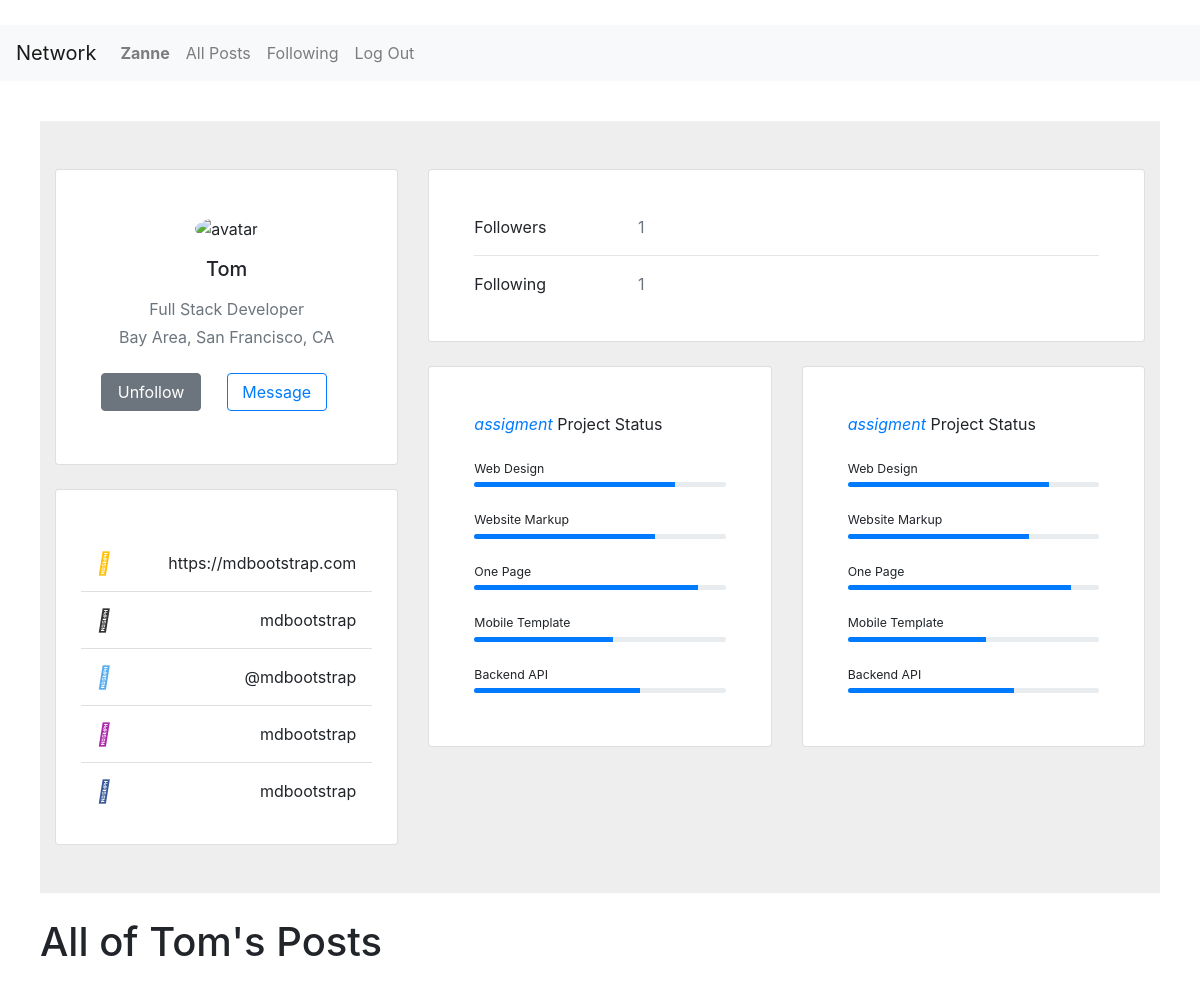
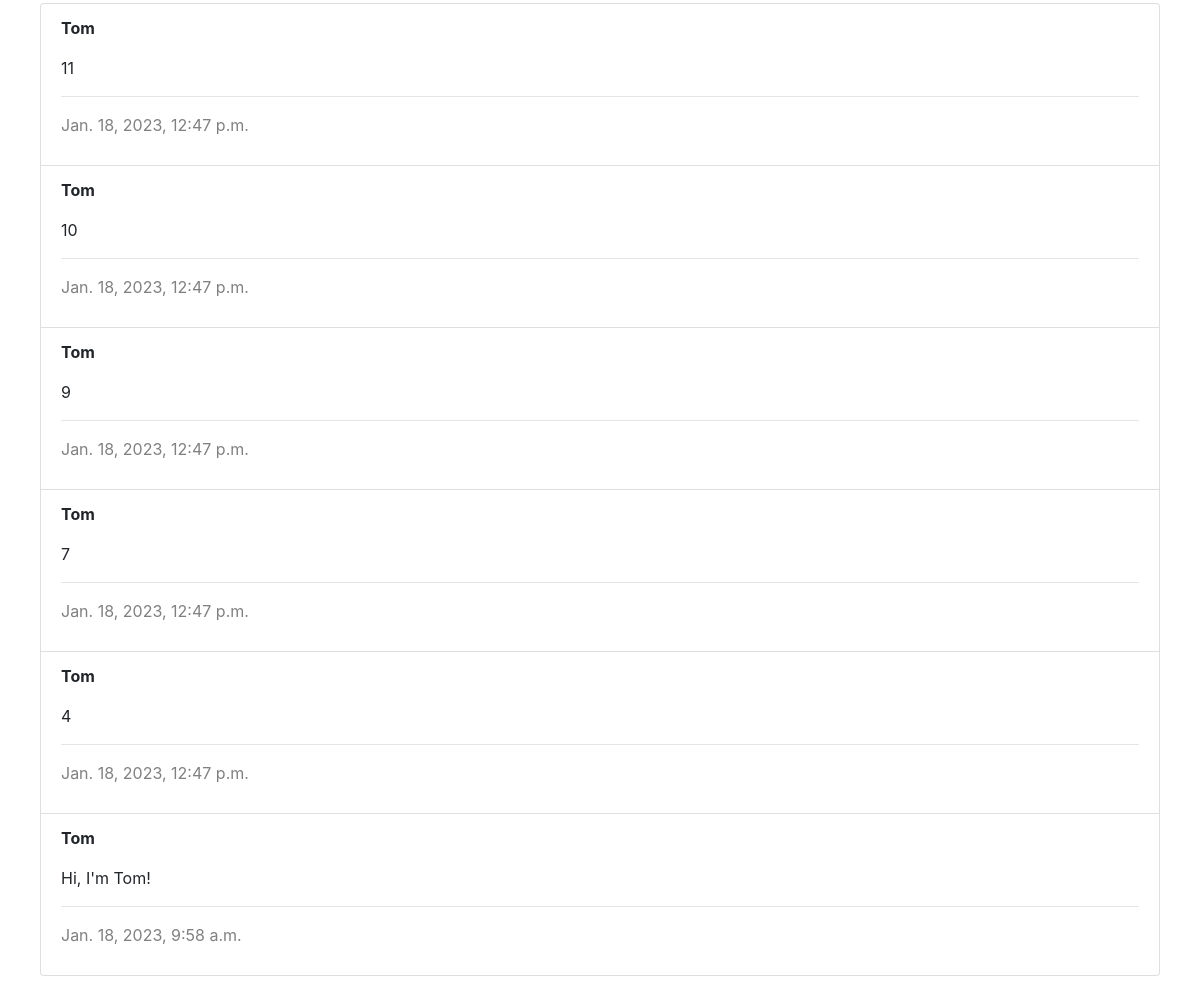
The app's page /profile/1 (signed in) with its own data (2 pictures, top to bottom).
### network/models.py (models this page shows, shortened)
class User(AbstractUser):
    pass

class Post(models.Model):
    author = models.ForeignKey(User, on_delete = models.CASCADE, related_name="author")
    created = models.DateTimeField(default = timezone.now)
    body = models.CharField(max_length = 140)

### network/views.py (the view, shortened to what this page needs)
# urls.py: path("profile/<int:user_id>", views.profile, name="profile"),
def profile(request, user_id):
    request_user = User.objects.get(pk=request.user.id)
    user = User.objects.get(pk=user_id)
    all_posts = Post.objects.filter(author = user).order_by("id").reverse()
    following = Follow.objects.filter(user_following = user)
    followers = Follow.objects.filter(user_followed = user)
    try:
        num = followers.filter(user_following=request.user)
        if len(num) != 0:
            sheep = True
        else:
            sheep = False
    except:
        sheep = False
    return render(request, "network/profile.html", {
        "user": user,
        "all_posts": all_posts,
        "following": following,
        "followers": followers,
        "sheep": sheep
    })

### network/templates/network/profile.html (shortened to what this page needs)
{% extends "network/layout.html" %}
{% block body %}
<section style="background-color: #eee;">
    <div class="container py-5">
      <div class="row">
        <div class="col-lg-4">
          <div class="card mb-4">
            <div class="card-body text-center">
              <img src="https://media.licdn.com/dms/image/D4D03AQGC16hRAnXhkA/profile-displayphoto-shrink_800_800/0/1673990510257?e=1679529600&v=beta&t=9iISj11OPAUNy-UWytREHsjRV-GEFrJtVtb21qDfh7g" alt="avatar"
                class="rounded-circle img-fluid" style="width: 150px;">
              <h5 class="my-3">{{ user.username }}</h5>
              <p class="text-muted mb-1">Full Stack Developer</p>
              <p class="text-muted mb-4">Bay Area, San Francisco, CA</p>
              <div id="hun" class="d-flex justify-content-between mb-2">
                {% if user.username != request.user.username %}
                  {% if not sheep %}
                    <form acion="{% url 'profile' user_id=user.id %}" method="post">
                      {% csrf_token %}
                      <input type="hidden" name="follow" value="F">
                      <button id="follow" type="submit" class="btn btn-primary">Follow</button>
                    </form>
                  {% else %}
                  <form action="{% url 'profile' user_id=user.id %}" method="post">
                    <button id="follow" type="submit" class="btn btn-secondary ">Unfollow</button>
                  </form>
                  {% endif %}
                {% endif %}
                <button id="follow" type="button" class="btn btn-outline-primary m-auto">Message</button>
              </div>
            </div>
          </div>
          <div class="card mb-4 mb-lg-0">
            <div class="card-body p-0">
              <ul class="list-group list-group-flush rounded-3">
                <li class="list-group-item d-flex justify-content-between align-items-center p-3">
                  <i class="fas fa-globe fa-lg text-warning"></i>
                  <p class="mb-0">https://mdbootstrap.com</p>
                </li>
                <li class="list-group-item d-flex justify-content-between align-items-center p-3">
                  <i class="fab fa-github fa-lg" style="color: #333333;"></i>
                  <p class="mb-0">mdbootstrap</p>
                </li>
                <li class="list-group-item d-flex justify-content-between align-items-center p-3">
                  <i class="fab fa-twitter fa-lg" style="color: #55acee;"></i>
                  <p class="mb-0">@mdbootstrap</p>
                </li>
                <li class="list-group-item d-flex justify-content-between align-items-center p-3">
                  <i class="fab fa-instagram fa-lg" style="color: #ac2bac;"></i>
                  <p class="mb-0">mdbootstrap</p>
                </li>
                <li class="list-group-item d-flex justify-content-between align-items-center p-3">
                  <i class="fab fa-facebook-f fa-lg" style="color: #3b5998;"></i>
                  <p class="mb-0">mdbootstrap</p>
                </li>
              </ul>
            </div>
          </div>
        </div>
        <div class="col-lg-8">
          <div class="card mb-4">
            <div class="card-body">
              <div class="row">
                <div class="col-sm-3">
                  <p class="mb-0">Followers</p>
                </div>
                <div class="col-sm-9">
                  <p class="text-muted mb-0">{{ followers.count }}</p>
                </div>
              </div>
              <hr>
              <div class="row">
                <div class="col-sm-3">
                  <p class="mb-0">Following</p>
                </div>
                <div class="col-sm-9">
                  <p class="text-muted mb-0">{{ following.count }}</p>
                </div>
              </div>
            </div>
          </div>
          <div class="row">
            <div class="col-md-6">
              <div class="card mb-4 mb-md-0">
                <div class="card-body">
                  <p class="mb-4"><span class="text-primary font-italic me-1">assigment</span> Project Status
                  </p>
                  <p class="mb-1" style="font-size: .77rem;">Web Design</p>
                  <div class="progress rounded" style="height: 5px;">
                    <div class="progress-bar" role="progressbar" style="width: 80%" aria-valuenow="80"
                      aria-valuemin="0" aria-valuemax="100"></div>
                  </div>
                  <p class="mt-4 mb-1" style="font-size: .77rem;">Website Markup</p>
                  <div class="progress rounded" style="height: 5px;">
                    <div class="progress-bar" role="progressbar" style="width: 72%" aria-valuenow="72"
                      aria-valuemin="0" aria-valuemax="100"></div>
                  </div>
                  <p class="mt-4 mb-1" style="font-size: .77rem;">One Page</p>
                  <div class="progress rounded" style="height: 5px;">
                    <div class="progress-bar" role="progressbar" style="width: 89%" aria-valuenow="89"
                      aria-valuemin="0" aria-valuemax="100"></div>
                  </div>
                  <p class="mt-4 mb-1" style="font-size: .77rem;">Mobile Template</p>
                  <div class="progress rounded" style="height: 5px;">
                    <div class="progress-bar" role="progressbar" style="width: 55%" aria-valuenow="55"
                      aria-valuemin="0" aria-valuemax="100"></div>
                  </div>
                  <p class="mt-4 mb-1" style="font-size: .77rem;">Backend API</p>
                  <div class="progress rounded mb-2" style="height: 5px;">
                    <div class="progress-bar" role="progressbar" style="width: 66%" aria-valuenow="66"
                      aria-valuemin="0" aria-valuemax="100"></div>
                  </div>
                </div>
              </div>
            </div>
            <div class="col-md-6">
              <div class="card mb-4 mb-md-0">
                <div class="card-body">
                  <p class="mb-4"><span class="text-primary font-italic me-1">assigment</span> Project Status
                  </p>
                  <p class="mb-1" style="font-size: .77rem;">Web Design</p>
                  <div class="progress rounded" style="height: 5px;">
                    <div class="progress-bar" role="progressbar" style="width: 80%" aria-valuenow="80"
                      aria-valuemin="0" aria-valuemax="100"></div>
                  </div>
                  <p class="mt-4 mb-1" style="font-size: .77rem;">Website Markup</p>
                  <div class="progress rounded" style="height: 5px;">
                    <div class="progress-bar" role="progressbar" style="width: 72%" aria-valuenow="72"
                      aria-valuemin="0" aria-valuemax="100"></div>
                  </div>
                  <p class="mt-4 mb-1" style="font-size: .77rem;">One Page</p>
                  <div class="progress rounded" style="height: 5px;">
                    <div class="progress-bar" role="progressbar" style="width: 89%" aria-valuenow="89"
                      aria-valuemin="0" aria-valuemax="100"></div>
                  </div>
                  <p class="mt-4 mb-1" style="font-size: .77rem;">Mobile Template</p>
                  <div class="progress rounded" style="height: 5px;">
                    <div class="progress-bar" role="progressbar" style="width: 55%" aria-valuenow="55"
                      aria-valuemin="0" aria-valuemax="100"></div>
                  </div>
                  <p class="mt-4 mb-1" style="font-size: .77rem;">Backend API</p>
                  <div class="progress rounded mb-2" style="height: 5px;">
                    <div class="progress-bar" role="progressbar" style="width: 66%" aria-valuenow="66"
                      aria-valuemin="0" aria-valuemax="100"></div>
                  </div>
                </div>
              </div>
            </div>
          </div>
        </div>
      </div>
    </div>
  </section>
    <h1>All of {{user.username}}'s Posts</h1>
    <div>
        <ul class="list-group">
        {% for post in all_posts %}
            <li class="list-group-item">
                <p> <b>{{ post.author }} </b></p>
                <p> {{ post.body }} </p>
                <hr>
                <p id="timestamp"> {{ post.created }} </p>
            </li>
        {% endfor %}
        </ul>
    </div>
{% endblock %}

### network/templates/network/layout.html (shortened to what this page needs)
{% load static %}
<!DOCTYPE html>
<html lang="en">
    <head>
        <link rel="stylesheet" href="https://stackpath.bootstrapcdn.com/bootstrap/4.4.1/css/bootstrap.min.css">
        <link href="{% static 'network/styles.css' %}" rel="stylesheet">
        <link rel="stylesheet" href="https://cdnjs.cloudflare.com/ajax/libs/font-awesome/4.7.0/css/font-awesome.min.css">
    </head>
    <body>
        <nav class="navbar navbar-expand-lg navbar-light bg-light">
            <a class="navbar-brand" href="{% url 'index' %}">Network</a>
            <div>
              <ul class="navbar-nav mr-auto">
                {% if user.is_authenticated %}
                    <li class="nav-item">
                        <a class="nav-link" href="{% url 'profile' user_id=request.user.id%}"><strong>{{ request.user.username }}</strong></a>
                    </li>
                {% endif %}
                <li class="nav-item">
                  <a class="nav-link" href="{% url 'index' %}">All Posts</a>
                </li>
                {% if user.is_authenticated %}
                    <li class="nav-item">
                        <a class="nav-link" href="{% url 'following' %}">Following</a>
                    </li>
                    <li class="nav-item">
                        <a class="nav-link" href="{% url 'logout' %}">Log Out</a>
                    </li>
                {% endif %}
              </ul>
            </div>
          </nav>
        <div class="body">
            {% block body %}
            {% endblock %}
        </div>
    </body>
</html>

### network/static/network/styles.css (style rules this page uses)
.body { margin: 40px }
.card { padding: 25px; margin-bottom: 25px }
.list-group { margin-top: 20px }
#timestamp { color: gray; }
nav { margin-top: 25px; }
section { margin-bottom: 25px; }
#follow { width: 100px }

### records on screen
User: user.username "Zanne"
User: username "Tom"
Post: author "Tom", body "11", created "Jan. 18, 2023, 12:47 p.m."
Post: author "Tom", body "10", created "Jan. 18, 2023, 12:47 p.m."
Post: author "Tom", body "9", created "Jan. 18, 2023, 12:47 p.m."
Post: author "Tom", body "7", created "Jan. 18, 2023, 12:47 p.m."
Post: author "Tom", body "4", created "Jan. 18, 2023, 12:47 p.m."
Post: author "Tom", body "Hi, I'm Tom!", created "Jan. 18, 2023, 9:58 a.m."

### other values on screen
{{ followers.count }} "1"
{{ following.count }} "1"
